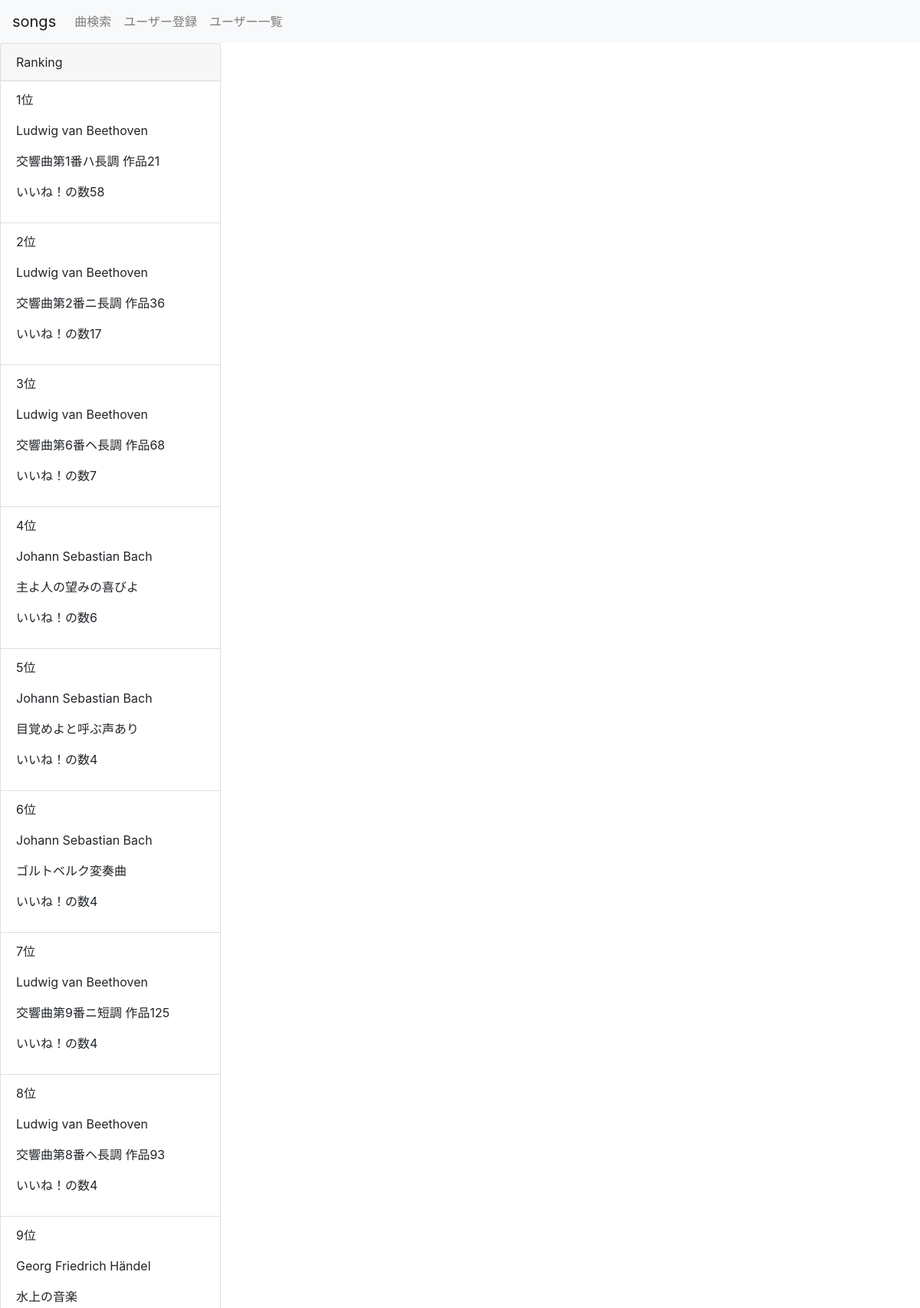
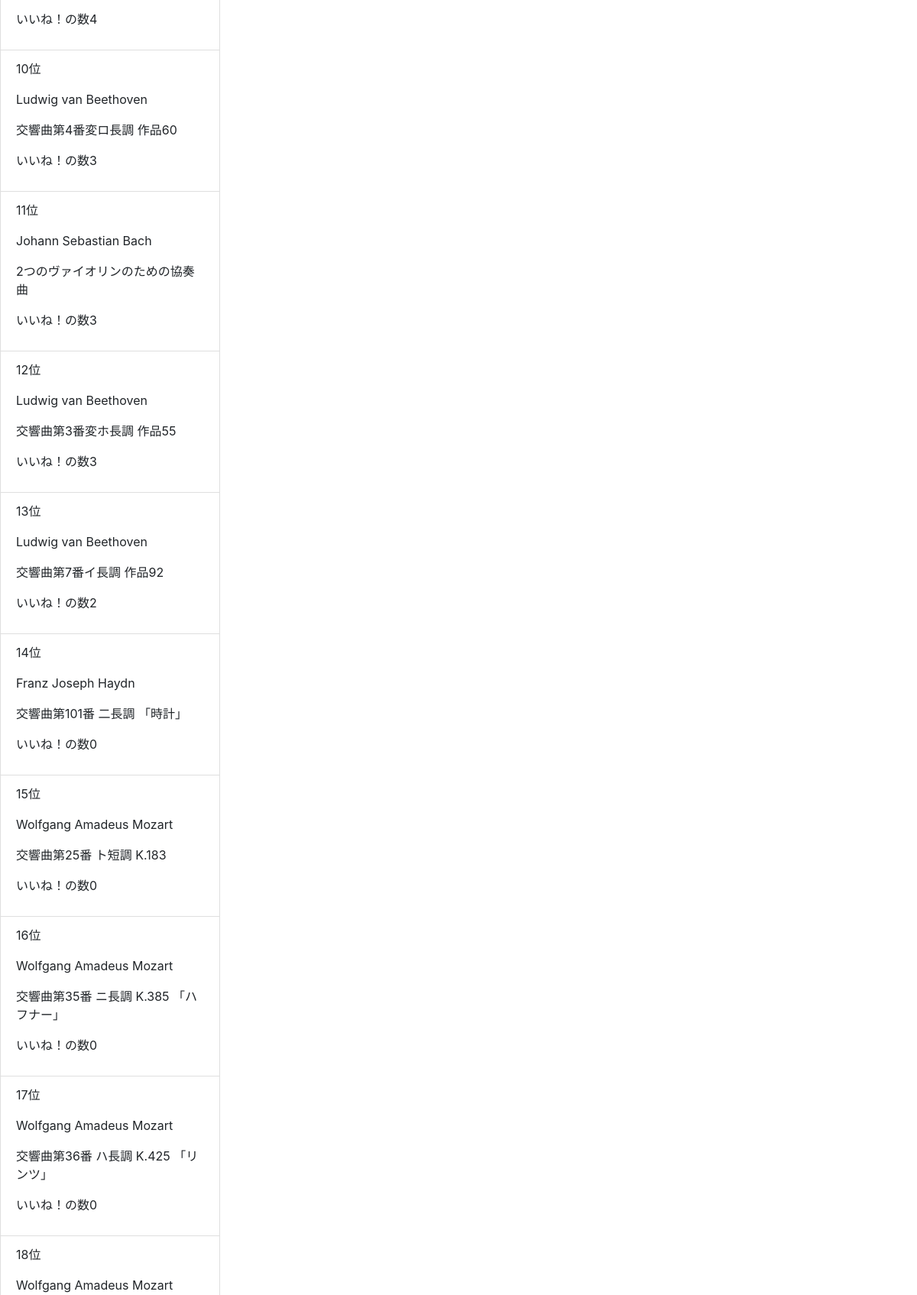
/ranking.php (upper part), run on the app's committed database (2 pictures, top to bottom).
### tables this page shows
CREATE TABLE `SONG_LIST` (
  `id` int(16) NOT NULL,
  `composer_id` int(16) NOT NULL,
  `song_name` varchar(64) NOT NULL,
  `fav_count` int(16) NOT NULL DEFAULT '0'
);

CREATE TABLE `M_COMPOSER` (
  `id` int(16) NOT NULL,
  `name` varchar(128) NOT NULL,
  `country_id` int(8) NOT NULL,
  `age_id` int(8) NOT NULL,
  `img_url` varchar(512) NOT NULL,
  `wiki_url` varchar(512) NOT NULL
);

### ranking.php (the view, shortened to what this page needs)
<?php
$pdo = createPDO();
$sql = 'SELECT com.name, song.song_name, song.fav_count
        FROM M_COMPOSER  AS com
        INNER JOIN SONG_LIST AS song
        ON com.id = song.composer_id
        ORDER BY song.fav_count DESC';
$stmt = $pdo->prepare($sql);
$status = $stmt->execute();
$ranking='';
$rank=1;
if ($status==false) {
    $error = $stmt->errorInfo();
    exit('sqlError:'.$error[2]);
} else {
        $ranking .= "<div class=\"card\" style=\"width: 18rem;\">";
        $ranking .= "<div class=\"card-header\">";
        $ranking .= "Ranking";
        $ranking .= "</div>";
    while ($result = $stmt->fetch(PDO::FETCH_ASSOC)) {
        $ranking .= "<ul class=\"list-group list-group-flush\">";
        $ranking .= "<li class=\"list-group-item\">";
        $ranking .= "<p>${rank}位</p>";
        $ranking .= "<p>${result["name"]}</p>";
        $ranking .= "<p>${result["song_name"]}</p>";
        $ranking .= "<p>いいね！の数${result["fav_count"]}</p>";
        $ranking .= "</li>";
        $ranking .= "</ul>";
        $rank++;
    }
    $ranking .= "</div>";
}
?>
<!DOCTYPE html>
<html lang="en">
<head>
    <link rel="stylesheet" href="https://stackpath.bootstrapcdn.com/bootstrap/4.2.1/css/bootstrap.min.css">
</head>
        <header>
        <nav class="navbar navbar-expand-lg navbar-light bg-light">
            <a class="navbar-brand" href="#">songs</a>
            <div class="collapse navbar-collapse" id="navbarNav">
                <ul class="navbar-nav">
                    <li class="nav-item">
                        <a class="nav-link" href="main.php">曲検索</a>
                    </li>
                    <li class="nav-item">
                        <a class="nav-link" href="inputUser.php">ユーザー登録</a>
                    </li>
                    <li class="nav-item">
                        <a class="nav-link" href="userList.php">ユーザー一覧</a>
                    </li>
                </ul>
            </div>
        </nav>
    </header>
<body>
<?=$ranking?>
</body>
</html>

### data on the page
song_list: rank "1", name "Ludwig van Beethoven", song_name "交響曲第1番ハ長調 作品21", fav_count "58"
song_list: rank "2", name "Ludwig van Beethoven", song_name "交響曲第2番ニ長調 作品36", fav_count "17"
song_list: rank "3", name "Ludwig van Beethoven", song_name "交響曲第6番ヘ長調 作品68", fav_count "7"
song_list: rank "4", name "Johann Sebastian Bach", song_name "主よ人の望みの喜びよ", fav_count "6"
song_list: rank "5", name "Johann Sebastian Bach", song_name "目覚めよと呼ぶ声あり", fav_count "4"
song_list: rank "6", name "Johann Sebastian Bach", song_name "ゴルトベルク変奏曲", fav_count "4"
song_list: rank "7", name "Ludwig van Beethoven", song_name "交響曲第9番ニ短調 作品125", fav_count "4"
song_list: rank "8", name "Ludwig van Beethoven", song_name "交響曲第8番ヘ長調 作品93", fav_count "4"
song_list: rank "9", name "Georg Friedrich Händel", song_name "水上の音楽", fav_count "4"
song_list: rank "10", name "Ludwig van Beethoven", song_name "交響曲第4番変ロ長調 作品60", fav_count "3"
song_list: rank "11", name "Johann Sebastian Bach", song_name "2つのヴァイオリンのための協奏曲", fav_count "3"
song_list: rank "12", name "Ludwig van Beethoven", song_name "交響曲第3番変ホ長調 作品55", fav_count "3"
song_list: rank "13", name "Ludwig van Beethoven", song_name "交響曲第7番イ長調 作品92", fav_count "2"
song_list: rank "14", name "Franz Joseph Haydn", song_name "交響曲第101番 二長調 「時計」", fav_count "0"
song_list: rank "15", name "Wolfgang Amadeus Mozart", song_name "交響曲第25番 ト短調 K.183", fav_count "0"
song_list: rank "16", name "Wolfgang Amadeus Mozart", song_name "交響曲第35番 ニ長調 K.385 「ハフナー」", fav_count "0"
song_list: rank "17", name "Wolfgang Amadeus Mozart", song_name "交響曲第36番 ハ長調 K.425 「リンツ」", fav_count "0"
song_list: rank "18", name "Wolfgang Amadeus Mozart"
